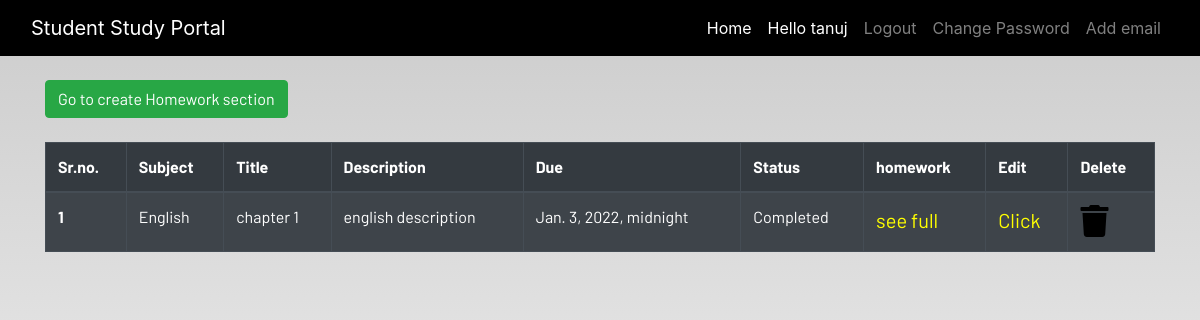
Screenshot of /display_homework (signed in) with the database file from the repository.
### dashboard/models.py (models this page shows, shortened)
class Homework(models.Model):
    user = models.ForeignKey(User, on_delete=models.CASCADE)
    subject = models.ForeignKey(Subject, on_delete=models.CASCADE)
    title = models.CharField(max_length=100)
    description = models.TextField()
    due_date = models.DateTimeField()
    status_choice = (("Incomplete", "Incomplete"), ("Completed", "Completed"))
    status = models.CharField(
        max_length=20, choices=status_choice, default="Incomplete"
    )

class Subject(models.Model):
    subject = models.CharField(max_length=50)
    def __str__(self):
        return f"{self.subject}"

### dashboard/views.py (the view)
class HomeworkDisplayView(ListView):
    model = Homework
    paginate_by = 12
    template_name = "dashboard/homework_display.html"
    def get_context_data(self, **kwargs):
        context = super().get_context_data(**kwargs)
        homework = Homework.objects.filter(user=self.request.user)
        context = {"homework": homework}
        return context

### dashboard/templates/dashboard/homework_display.html (shortened to what this page needs)
{% extends 'dashboard/base.html' %}
{% load static %}
{% block content %}
<section class='text-left container'>
    <button href="" class="btn btn-success" type="submit">
        <a href="{% url 'homework' %}" style="color:white;" > Go to create Homework section </a>
     </button><br><br>
</section>
<div class="container">
    {% if homework %}
    <table class="table table-striped table-bordered table-hover table-dark">
        <thead>
            <tr>
                <th scope="col">Sr.no.</th>
                <th scope="col">Subject</th>
                <th scope="col">Title</th>
                <th scope="col">Description</th>
                <th scope="col">Due</th>
                <th scope="col">Status</th>
                <th scope="col">homework</th>
                <th scope="col">Edit</th>
                <th scope="col">Delete</th>
            </tr>
        </thead>
        {% for homework in homework %}
        <tbody>
            <tr>
                <th scope="row">{{forloop.counter}}</th>
                <td>{{homework.subject}}</td>
                <td>{{homework.title}}</td>
                <td>{{homework.description|slice:"0:100"}}</td>
                <td>{{ homework.due_date}}</td>
                <td>{{homework.status}}</td>
                <td><a href = "{% url 'homework_detail' homework.id %}" style = "color:yellow;font-size:20px;">see full</a></td>
                <td><a href="{% url 'update_homework' homework.id %}" style = "color:yellow;font-size:20px;" >Click</a></td>
                <td><a href="{% url 'delete_homework' homework.id %}"><i class="fa fa-trash fa-2x"></i></a></td>
            </tr>
            {% endfor %}
            {% else %}
              <br><br>
                <h1 align='center'> Homework Not Found For {{user.username}}  <h1>
            {% endif %}
        </tbody>
    </table>
</div>
{% endblock content %}

### dashboard/templates/dashboard/base.html (shortened to what this page needs)
<!DOCTYPE html>
{% load static %}
<html lang="en">
<head>
  <link rel="stylesheet" href="https://stackpath.bootstrapcdn.com/bootstrap/4.3.1/css/bootstrap.min.css"
 />
  <link rel="stylesheet" href="https://use.fontawesome.com/releases/v5.7.2/css/all.css"
 />
  <link rel="stylesheet" href="{% static 'css/main.css' %}" />
</head>
<body>
  <header>
    <nav class="navbar navbar-expand-lg navbar-dark bg-dark">
      <div class="container-fluid">
        <a class="navbar-brand" href="#">Student Study Portal</a>
        <div class="collapse navbar-collapse justify-content-end" id="navbarSupportedContent">
          <ul class="navbar-nav mb-2 mb-lg-0">
            {% if user.is_authenticated %}
            <li class="nav-item">
              <a class="nav-link active" aria-current="page" href="{% url 'home_authenticated'%}">Home</a>
            </li>
            <li class="nav-item">
              <a class="nav-link active" href="#">Hello {{user}}</a>
            </li>
            <li class="nav-item">
              <a class="nav-link" href="{% url 'account_logout' %}">Logout</a>
            </li>
            <li class="nav-item">
              <a class="nav-link" href="{% url 'account_change_password' %}">Change Password</a>
            </li>
            <li class="nav-item">
              <a class="nav-link" href="{% url 'account_email' %}">Add email</a>
            </li>
            {% endif %}
          </ul>
        </div>
      </div>
    </nav>
  </header>
  <br />
  <main>
    {% block content %}
    {% endblock content %}
  </main>
</body>
</html>

### dashboard/static/css/main.css (style rules this page uses)
html { scroll-behavior: smooth; height: 100%; width: 100%; }
main { font-family: Barlow, Quicksand, Rubik, sans-serif, serif, 'Times New Roman', Times, serif !important; }
.navbar { background-color: rgb(0, 0, 0) !important; }
a { text-decoration: none !important; color: black; }
html, body { max-width: 100%; overflow-x: hidden; height: 100%; width: 100%; }
body { background: linear-gradient(rgba(0, 0, 0, 0.2), rgba(255, 255, 255, 0.5)); overflow-x: hidden; background-repeat: no-repeat; }
.fa { color: black; }

### rows the page displays
Homework: subject "English", title "chapter 1", description "english description", due_date "Jan. 3, 2022, midnight", status "Completed"

### other values shown
{{ user }} "tanuj"
